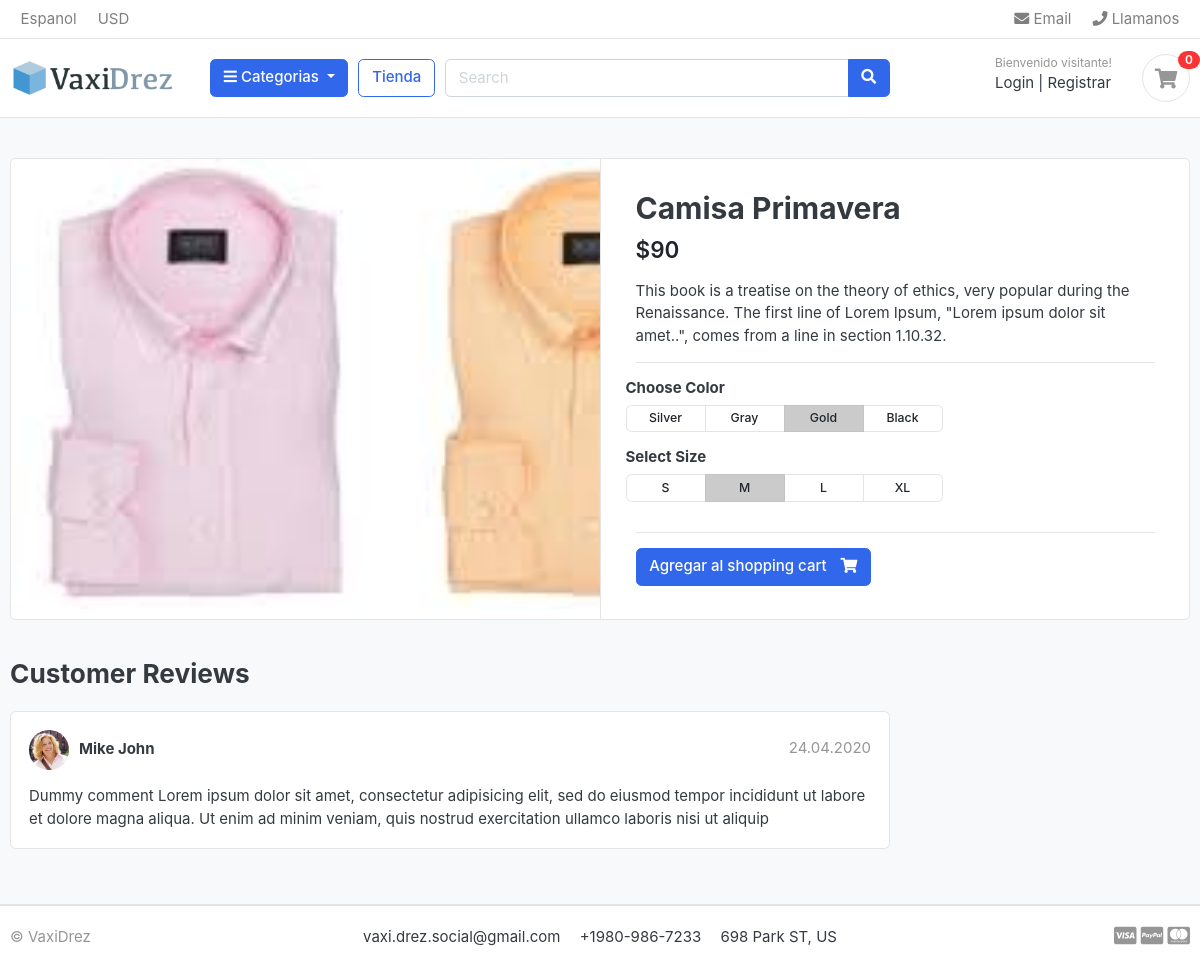
The app's page /store/ropa-de-verano/camisa-primavera/ with its own data.
### store/models.py (models this page shows, shortened)
class Product(models.Model):
    product_name = models.CharField(max_length=200,unique = True)
    slug = models.CharField(max_length=200,unique = True)
    description = models.TextField(max_length=500, blank = True)
    price = models.IntegerField()
    images = models.ImageField(upload_to='photos/products')
    stock = models.IntegerField()
    is_available = models.BooleanField(default=True)
    category  = models.ForeignKey(Category, on_delete = models.CASCADE)
    created_date = models.DateTimeField(auto_now_add=True)
    modified_date = models.DateTimeField(auto_now = True)

### store/views.py (the view)
# urls.py: path('<slug:category_slug>/<slug:product_slug>/',views.product_detail,name='product_detail'),
def  product_detail(request, category_slug, product_slug):
    try:
         single_product = Product.objects.get(category__slug=category_slug, slug=product_slug)
    except Exception as e:
        raise e
    context ={
        'single_product': single_product,
    }
    return render(request, 'store/product_detail.html' , context)

### category/context_processors.py (called while the page is built)
def menu_links(request):
    links = Category.objects.all()
    return dict(links=links)

### category/models.py (called while the page is built)
    def get_url(self):
        return reverse('products_by_category',args =[self.slug])

### Templates/store/product_detail.html
{%extends 'base.html'%}
{% block content %}
<section class="section-content padding-y bg">
    <div class="container">
    <div class="card">
        <div class="row no-gutters">
            <aside class="col-md-6">
    <article class="gallery-wrap">
        <div class="img-big-wrap">
           <a href="#"><img src="{{single_product.images.url}}"></a>
        </div>
    </article>
            </aside>
            <main class="col-md-6 border-left">
    <article class="content-body">
    <h2 class="title">{{single_product.product_name}}</h2>
    <div class="mb-3">
        <var class="price h4">${{single_product.price}}</var>
    </div>
    <p>{{single_product.description}}</p>
    <hr>
        <div class="row">
            <div class="item-option-select">
                <h6>Choose Color</h6>
                <div class="btn-group btn-group-sm btn-group-toggle" data-toggle="buttons">
                  <label class="btn btn-light">
                    <input type="radio" name="radio_color"> Silver
                  </label>
                  <label class="btn btn-light">
                    <input type="radio" name="radio_color" > Gray
                  </label>
                  <label class="btn btn-light active">
                    <input type="radio" name="radio_color checked"> Gold
                  </label>
                  <label class="btn btn-light">
                    <input type="radio" name="radio_color"> Black
                  </label>
                </div>
            </div>
        </div>
        <div class="row">
            <div class="item-option-select">
                <h6>Select Size</h6>
                <div class="btn-group btn-group-sm btn-group-toggle" data-toggle="buttons">
                  <label class="btn btn-light">
                    <input type="radio" name="radio_color"> S
                  </label>
                  <label class="btn btn-light active">
                    <input type="radio" name="radio_color" checked> M
                  </label>
                  <label class="btn btn-light">
                    <input type="radio" name="radio_color"> L
                  </label>
                  <label class="btn btn-light">
                    <input type="radio" name="radio_color"> XL
                  </label>
                </div>
            </div>
        </div>
        <hr>
        {% if single_product.stock <= 0 %}
          <h5>Producto fuera de stock </h5>
        {% else %}
        <a href="./product-detail.html" class="btn  btn-primary"> <span class="text">Agregar al shopping cart</span> <i class="fas fa-shopping-cart"></i>  </a>
        {% endif  %}
    </article>
            </main>
        </div>
    </div>
    <br>
    <div class="row">
                <div class="col-md-9">
        <header class="section-heading">
            <h3>Customer Reviews </h3>
        </header>
        <article class="box mb-3">
            <div class="icontext w-100">
                <img src="./images/avatars/avatar1.jpg" class="img-xs icon rounded-circle">
                <div class="text">
                    <span class="date text-muted float-md-right">24.04.2020 </span>
                    <h6 class="mb-1">Mike John </h6>
                </div>
            </div>
            <div class="mt-3">
                <p>
                    Dummy comment Lorem ipsum dolor sit amet, consectetur adipisicing elit, sed do eiusmod
                    tempor incididunt ut labore et dolore magna aliqua. Ut enim ad minim veniam,
                    quis nostrud exercitation ullamco laboris nisi ut aliquip
                </p>
            </div>
        </article>
        </div>
    </div>
    </div>
    </section>
    {% endblock %}

### static/css/ui.css (style rules this page uses)
html { font-family: "Inter", sans-serif; font-size: 15px; }
.content-body { flex: 1 1 auto; padding: 2rem 2.3rem; }
.img-xs, .img-sm, .img-md, .img-lg { -o-object-fit: cover; object-fit: cover; flex-shrink: 0; flex-grow: 0; }
.img-xs { width: 40px; height: 40px; }
.padding-y { padding-top: 40px; padding-bottom: 40px; }
var { font-style: normal; }
article:after, .form-group:after { display: block; clear: both; content: ""; }
.bg { background-color: #f8f9fa; }
.section-heading { margin-bottom: 20px; margin-top: 15px; }
p:last-child { margin-bottom: 0; }
.btn-light { background-color: #fff; border-color: #e4e4e4; }
.btn .text + i { margin-left: 10px; }
.icontext { display: inline-flex; align-items: center; vertical-align: middle; }
.icontext .text { width: 100%; line-height: 1.2; }
.icontext .icon { position: relative; margin-right: 10px; flex-shrink: 0; flex-grow: 0; }
.price { font-weight: 600; color: #212529; }
.box { padding: 18px; background: #fff; border-radius: 0.37rem; border: 1px solid #e4e4e4; }
.box img { max-width: 100%; }
.gallery-wrap .img-big-wrap { margin-bottom: 10px; border-radius: 0.37rem; overflow: hidden; background-color: #fff; }
.gallery-wrap .img-big-wrap a { text-align: center; display: block; }
.gallery-wrap .img-big-wrap img { height: 450px; width: auto; display: inline-block; }
.item-option-select { margin-bottom: 1rem; display: inline-block; margin-right: 15px; }
.item-option-select .btn { min-width: 80px; }

### records on screen
Product: images (picture), product_name "Camisa Primavera", price "90", description "This book is a treatise on the theory of ethics, very popular during the Renaissance. The first line of Lorem Ipsum, \"Lorem ipsum dolor sit amet..\", comes from a line in section 1.10.32."
